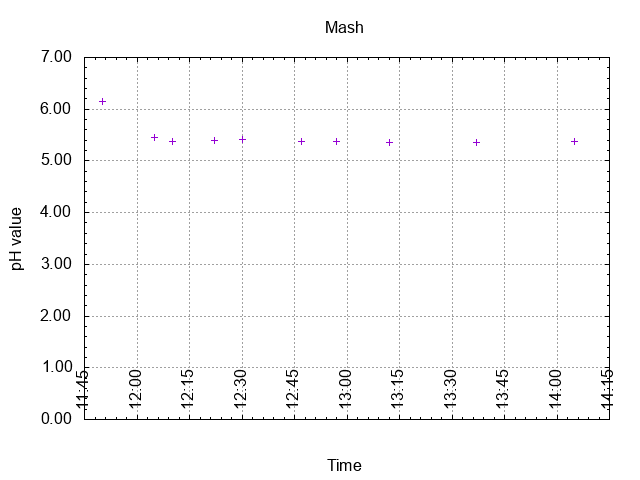

Recreate this plot in gnuplot.
# setup graph
set term png
output_file = "mash_ph.png"
set output output_file
set title "Mash"
set style data linespoints
# format Y-axis
set ylabel "pH value"
set yrange [0:7]
set grid y
set ytics 1
set mytics 5
# format X-axis
set xlabel "Time"
set grid x
set xtic offset 0,1.0 rotate by 90
set autoscale x
set xdata time
set timefmt "%d-%m-%Y  %H:%M"
set format x "%H:%M"
# plot the graph
plot "mash_ph.data" using 1:3 title ""
# set output back to default
set output
# reset terminal type
set terminal pop
